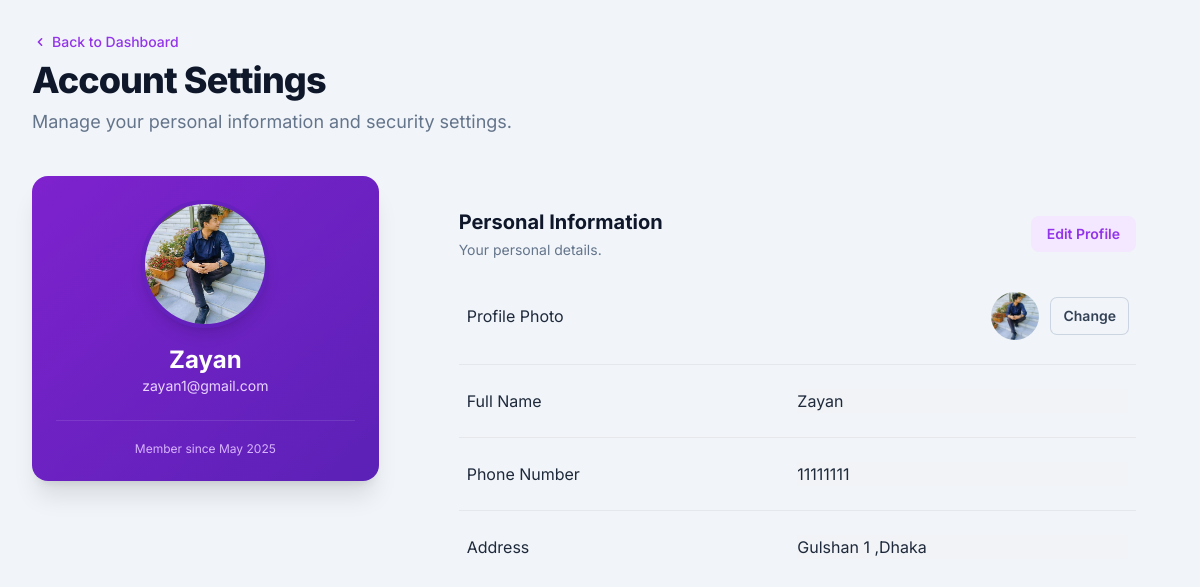
Screenshot of /user_profile.php (signed in) with the database file from the repository.
### tables this page shows
CREATE TABLE `users` (
  `user_id` int NOT NULL AUTO_INCREMENT,
  `name` varchar(255) NOT NULL,
  `email` varchar(255) NOT NULL,
  `profile_photo` text,
  `password_hash` varchar(255) NOT NULL,
  `phone_number` varchar(15) DEFAULT NULL,
  `address` text,
  `user_type` enum('disabled_individual','family_member','caretaker') NOT NULL,
  `created_at` timestamp NULL DEFAULT CURRENT_TIMESTAMP,
  `updated_at` timestamp NULL DEFAULT CURRENT_TIMESTAMP ON UPDATE CURRENT_TIMESTAMP,
  `verification_status` enum('pending','verified','rejected') DEFAULT 'pending',
  `verified_by` int DEFAULT NULL,
  `status` enum('active','suspended','deactivated') DEFAULT 'active',
  PRIMARY KEY (`user_id`),
  UNIQUE KEY `email` (`email`),
  KEY `verified_by` (`verified_by`),
  CONSTRAINT `users_ibfk_1` FOREIGN KEY (`verified_by`) REFERENCES `admins` (`admin_id`)
);

### user_profile.php (the view, shortened to what this page needs)
<?php
include 'dbconnect.php';
$user_id = $_SESSION['user_id'];
$user_stmt = $conn->prepare("SELECT name, email, profile_photo, phone_number, address, created_at FROM users WHERE user_id = ?");
$user_stmt->bind_param("i", $user_id);
$user_stmt->execute();
$result = $user_stmt->get_result();
$user_details = $result->fetch_assoc();
?>
<!DOCTYPE html>
<html lang="en">
<head>
    <script src="https://cdn.tailwindcss.com"></script>
</head>
<body class="text-slate-800">
    <div class="max-w-7xl mx-auto p-4 sm:p-6 lg:p-8">
        <header class="mb-10">
            <a href="userdashboard.php" class="text-purple-600 hover:text-purple-800 text-sm font-medium flex items-center gap-1 mb-2">
                <svg class="h-4 w-4" viewBox="0 0 20 20" fill="currentColor"><path fill-rule="evenodd" d="M12.707 5.293a1 1 0 010 1.414L9.414 10l3.293 3.293a1 1 0 01-1.414 1.414l-4-4a1 1 0 010-1.414l4-4a1 1 0 011.414 0z" clip-rule="evenodd" /></svg>
                Back to Dashboard
            </a>
            <h1 class="text-4xl font-extrabold tracking-tight text-slate-900">Account Settings</h1>
            <p class="mt-2 text-lg text-slate-500">Manage your personal information and security settings.</p>
        </header>
        <div class="grid grid-cols-1 lg:grid-cols-3 gap-8 lg:gap-12">
            <aside class="lg:col-span-1">
                <div class="bg-gradient-to-br from-purple-700 to-violet-800 p-6 text-center sticky top-8 rounded-2xl shadow-xl">
                    <img id="profile-preview-img" class="h-32 w-32 rounded-full object-cover mx-auto border-4 border-violet-800/50 shadow-lg" src="<?php echo htmlspecialchars($user_details['profile_photo'] ?? 'img/default-avatar.png'); ?>" alt="Profile Photo">
                    <div class="mt-4">
                        <h2 id="profile-preview-name" class="text-2xl font-bold text-white"><?php echo htmlspecialchars($user_details['name']); ?></h2>
                        <p class="text-sm text-purple-200"><?php echo htmlspecialchars($user_details['email']); ?></p>
                    </div>
                    <div class="mt-6 pt-5 border-t border-white/10">
                        <p class="text-xs text-purple-300">Member since <?php echo date('F Y', strtotime($user_details['created_at'])); ?></p>
                    </div>
                </div>
            </aside>
            <main class="lg:col-span-2 space-y-10">
                <form id="profile-form" action="user_profile.php" method="POST" enctype="multipart/form-data" class="card">
                    <div class="p-6 sm:p-8">
                        <div class="flex justify-between items-center">
                            <div>
                                <h3 class="text-xl font-bold text-slate-900">Personal Information</h3>
                                <p class="mt-1 text-sm text-slate-500">Your personal details.</p>
                            </div>
                            <button type="button" id="edit-profile-btn" class="px-4 py-2 text-sm font-semibold text-purple-600 bg-purple-100 hover:bg-purple-200 rounded-lg">Edit Profile</button>
                        </div>
                        <div class="mt-6 space-y-4">
                            <div class="flex items-center justify-between p-2 rounded-lg">
                                <label class="field-label">Profile Photo</label>
                                <div class="flex items-center gap-3">
                                    <img id="upload-preview-img" class="h-12 w-12 rounded-full object-cover" src="<?php echo htmlspecialchars($user_details['profile_photo'] ?? 'img/default-avatar.png'); ?>" alt="Profile Photo">
                                    <label for="profile_photo" id="change-photo-label" class="cursor-pointer inline-block rounded-md bg-slate-100 px-3 py-2 text-sm font-semibold text-slate-700 hover:bg-slate-200 transition ring-1 ring-slate-300">Change</label>
                                </div>
                            </div>
                            <hr>
                            <div class="flex items-center justify-between p-2">
                                <label for="name" class="field-label">Full Name</label>
                                <input type="text" id="name" name="name" class="form-input w-1/2" value="<?php echo htmlspecialchars($user_details['name']); ?>" required disabled />
                            </div>
                            <hr>
                            <div class="flex items-center justify-between p-2">
                                <label for="phone_number" class="field-label">Phone Number</label>
                                <input type="tel" id="phone_number" name="phone_number" class="form-input w-1/2" value="<?php echo htmlspecialchars($user_details['phone_number']); ?>" disabled />
                            </div>
                            <hr>
                            <div class="flex items-center justify-between p-2">
                                <label for="address" class="field-label">Address</label>
                                <input type="text" id="address" name="address" class="form-input w-1/2" value="<?php echo htmlspecialchars($user_details['address']); ?>" disabled />
                            </div>
                        </div>
                    </div>
                </form>
            </main>
        </div>
    </div>
</body>
</html>

### user_profile.php (style rules this page uses)
body { font-family: 'Inter', sans-serif; background-color: #f1f5f9; }
.form-input { @apply block w-full rounded-md py-2.5 px-4 shadow-sm transition-colors duration-200 ease-in-out text-center; @apply border-gray-300 bg-gray-50 text-slate-900; @apply focus:border-purple-500 focus:ring-1 focus:ring-purple-500; }
.form-input:disabled { @apply bg-transparent border-transparent text-slate-800 font-medium; cursor: default; }
.field-label { @apply text-sm text-slate-600; }
.card { @apply bg-white border border-slate-200 rounded-xl shadow-sm; }

### rows the page displays
users: profile_photo (picture), name "Zayan", email "zayan1@gmail.com", created_at "May 2025", phone_number "11111111", address "Gulshan 1 ,Dhaka"
